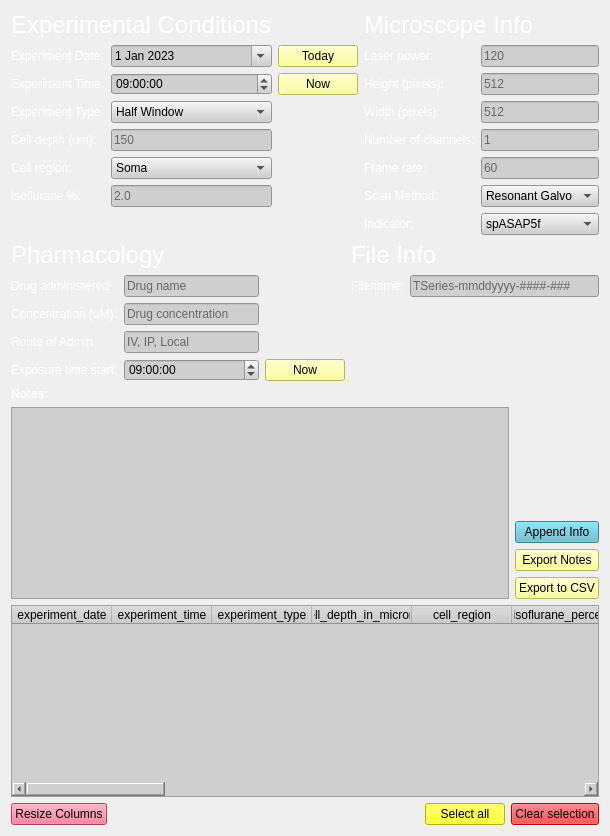
      <widget class="QWidget" name="imaging_info">
       <attribute name="title">
        <string>Imaging Info</string>
       </attribute>
       <layout class="QGridLayout" name="gridLayout_16">
        <item row="19" column="5">
         <widget class="QPushButton" name="button_select_all_imaging">
          <property name="sizePolicy">
           <sizepolicy hsizetype="Maximum" vsizetype="Fixed">
            <horstretch>0</horstretch>
            <verstretch>0</verstretch>
           </sizepolicy>
          </property>
          <property name="styleSheet">
           <string notr="true">background-color: rgb(255, 255, 0);</string>
          </property>
          <property name="text">
           <string>Select all</string>
          </property>
         </widget>
        </item>
        <item row="19" column="0">
         <widget class="QPushButton" name="button_resize_columns_imaging">
          <property name="styleSheet">
           <string notr="true">background-color: rgb(255, 85, 127);</string>
          </property>
          <property name="text">
           <string>Resize Columns</string>
          </property>
         </widget>
        </item>
        <item row="5" column="0" rowspan="2" colspan="7">
         <layout class="QGridLayout" name="gridLayout_18">
          <property name="sizeConstraint">
           <enum>QLayout::SetDefaultConstraint</enum>
          </property>
          <item row="0" column="0">
           <widget class="QLabel" name="label_pharmacology_imaging">
            <property name="font">
             <font>
              <pointsize>18</pointsize>
             </font>
            </property>
            <property name="text">
             <string>&lt;html&gt;&lt;head/&gt;&lt;body&gt;&lt;p&gt;&lt;span style=&quot; color:#ffffff;&quot;&gt;Pharmacology&lt;/span&gt;&lt;/p&gt;&lt;/body&gt;&lt;/html&gt;</string>
            </property>
           </widget>
          </item>
          <item row="2" column="0">
           <layout class="QFormLayout" name="formLayout_41">
            <item row="0" column="0">
             <widget class="QLabel" name="label_drug_administered_imaging">
              <property name="text">
               <string>&lt;html&gt;&lt;head/&gt;&lt;body&gt;&lt;p&gt;&lt;span style=&quot; color:#ffffff;&quot;&gt;Drug administered&lt;/span&gt;&lt;/p&gt;&lt;/body&gt;&lt;/html&gt;</string>
              </property>
              <property name="buddy">
               <cstring>info_drug_administered_imaging</cstring>
              </property>
             </widget>
            </item>
            <item row="0" column="1">
             <widget class="QLineEdit" name="info_drug_administered_imaging">
              <property name="styleSheet">
               <string notr="true">background-color: rgb(207, 207, 207);</string>
              </property>
              <property name="placeholderText">
               <string>Drug name</string>
              </property>
             </widget>
            </item>
            <item row="1" column="0">
             <widget class="QLabel" name="label_drug_concentration_imaging">
              <property name="text">
               <string>&lt;html&gt;&lt;head/&gt;&lt;body&gt;&lt;p&gt;&lt;span style=&quot; color:#ffffff;&quot;&gt;Concentration (uM):&lt;/span&gt;&lt;/p&gt;&lt;/body&gt;&lt;/html&gt;</string>
              </property>
              <property name="buddy">
               <cstring>info_drug_concentration_micromolar_imaging</cstring>
              </property>
             </widget>
            </item>
            <item row="1" column="1">
             <widget class="QLineEdit" name="info_drug_concentration_micromolar_imaging">
              <property name="styleSheet">
               <string notr="true">background-color: rgb(207, 207, 207);</string>
              </property>
              <property name="placeholderText">
               <string>Drug concentration</string>
              </property>
             </widget>
            </item>
            <item row="2" column="0">
             <widget class="QLabel" name="label_drug_route_of_admin_imaging">
              <property name="text">
               <string>&lt;html&gt;&lt;head/&gt;&lt;body&gt;&lt;p&gt;&lt;span style=&quot; color:#ffffff;&quot;&gt;Route of Admin&lt;/span&gt;&lt;/p&gt;&lt;/body&gt;&lt;/html&gt;</string>
              </property>
              <property name="buddy">
               <cstring>info_drug_route_of_admin_imaging</cstring>
              </property>
             </widget>
            </item>
            <item row="2" column="1">
             <widget class="QLineEdit" name="info_drug_route_of_admin_imaging">
              <property name="styleSheet">
               <string notr="true">background-color: rgb(207, 207, 207);</string>
              </property>
              <property name="placeholderText">
               <string>IV, IP, Local</string>
              </property>
             </widget>
            </item>
            <item row="3" column="0">
             <widget class="QLabel" name="label_drug_exposure_time_start_imaging">
              <property name="text">
               <string>&lt;html&gt;&lt;head/&gt;&lt;body&gt;&lt;p&gt;&lt;span style=&quot; color:#ffffff;&quot;&gt;Exposure time start:&lt;/span&gt;&lt;/p&gt;&lt;/body&gt;&lt;/html&gt;</string>
              </property>
              <property name="buddy">
               <cstring>info_drug_exposure_time_start_imaging</cstring>
              </property>
             </widget>
            </item>
            <item row="3" column="1">
             <widget class="QTimeEdit" name="info_drug_exposure_time_start_imaging">
              <property name="styleSheet">
               <string notr="true">background-color: rgb(207, 207, 207);</string>
              </property>
              <property name="dateTime">
               <datetime>
                <hour>9</hour>
                <minute>0</minute>
                <second>0</second>
                <year>2000</year>
                <month>1</month>
                <day>1</day>
               </datetime>
              </property>
              <property name="calendarPopup">
               <bool>true</bool>
              </property>
             </widget>
            </item>
           </layout>
          </item>
          <item row="2" column="1">
           <layout class="QVBoxLayout" name="verticalLayout_5">
            <item>
             <spacer name="verticalSpacer_12">
              <property name="orientation">
               <enum>Qt::Vertical</enum>
              </property>
              <property name="sizeHint" stdset="0">
               <size>
                <width>20</width>
                <height>40</height>
               </size>
              </property>
             </spacer>
            </item>
            <item>
             <widget class="QPushButton" name="button_now_drug_imaging">
              <property name="styleSheet">
               <string notr="true">background-color: rgb(255, 255, 127);</string>
              </property>
              <property name="text">
               <string>Now</string>
              </property>
             </widget>
            </item>
           </layout>
          </item>
          <item row="2" column="2">
           <layout class="QFormLayout" name="formLayout_9">
            <item row="0" column="0">
             <widget class="QLabel" name="label_fname_imaging">
              <property name="text">
               <string>&lt;html&gt;&lt;head/&gt;&lt;body&gt;&lt;p&gt;&lt;span style=&quot; color:#ffffff;&quot;&gt;Filename:&lt;/span&gt;&lt;/p&gt;&lt;/body&gt;&lt;/html&gt;</string>
              </property>
              <property name="buddy">
               <cstring>info_fname_imaging</cstring>
              </property>
             </widget>
            </item>
            <item row="0" column="1">
             <widget class="QLineEdit" name="info_fname_imaging">
              <property name="styleSheet">
               <string notr="true">background-color: rgb(207, 207, 207);</string>
              </property>
              <property name="placeholderText">
               <string>TSeries-mmddyyyy-####-###</string>
              </property>
             </widget>
            </item>
           </layout>
          </item>
          <item row="0" column="2">
           <widget class="QLabel" name="label_file_info_imaging">
            <property name="font">
             <font>
              <pointsize>18</pointsize>
             </font>
            </property>
            <property name="text">
             <string>&lt;html&gt;&lt;head/&gt;&lt;body&gt;&lt;p&gt;&lt;span style=&quot; color:#ffffff;&quot;&gt;File Info&lt;/span&gt;&lt;/p&gt;&lt;/body&gt;&lt;/html&gt;</string>
            </property>
           </widget>
          </item>
         </layout>
        </item>
        <item row="19" column="6">
         <widget class="QPushButton" name="button_clear_selection_imaging">
          <property name="styleSheet">
           <string notr="true">background-color: rgb(255, 0, 0);</string>
          </property>
          <property name="text">
           <string>Clear selection</string>
          </property>
         </widget>
        </item>
        <item row="15" column="0" colspan="7">
         <layout class="QGridLayout" name="gridLayout_20">
          <item row="1" column="0">
           <widget class="QLabel" name="label_notes_imaging">
            <property name="text">
             <string>&lt;html&gt;&lt;head/&gt;&lt;body&gt;&lt;p&gt;&lt;span style=&quot; font-weight:600; color:#ffffff;&quot;&gt;Notes:&lt;/span&gt;&lt;/p&gt;&lt;/body&gt;&lt;/html&gt;</string>
            </property>
            <property name="buddy">
             <cstring>info_experiment_notes_imaging</cstring>
            </property>
           </widget>
          </item>
          <item row="2" column="1">
           <layout class="QVBoxLayout" name="verticalLayout_4">
            <item>
             <spacer name="verticalSpacer_14">
              <property name="orientation">
               <enum>Qt::Vertical</enum>
              </property>
              <property name="sizeHint" stdset="0">
               <size>
                <width>20</width>
                <height>40</height>
               </size>
              </property>
             </spacer>
            </item>
            <item>
             <widget class="QPushButton" name="button_append_info_imaging">
              <property name="styleSheet">
               <string notr="true">background-color: rgb(85, 180, 200);</string>
              </property>
              <property name="text">
               <string>Append Info</string>
              </property>
             </widget>
            </item>
            <item>
             <widget class="QPushButton" name="button_export_notes_imaging">
              <property name="styleSheet">
               <string notr="true">background-color: rgb(255, 255, 127);</string>
              </property>
              <property name="text">
               <string>Export Notes</string>
              </property>
             </widget>
            </item>
            <item>
             <widget class="QPushButton" name="button_export_to_csv_imaging">
              <property name="styleSheet">
               <string notr="true">background-color: rgb(255, 255, 127);</string>
              </property>
              <property name="text">
               <string>Export to CSV</string>
              </property>
             </widget>
            </item>
           </layout>
          </item>
          <item row="2" column="0">
           <widget class="QTextEdit" name="info_experiment_notes_imaging">
            <property name="styleSheet">
             <string notr="true">background-color: rgb(207, 207, 207);</string>
            </property>
           </widget>
          </item>
         </layout>
        </item>
        <item row="1" column="0" rowspan="2" colspan="7">
         <layout class="QGridLayout" name="gridLayout_17">
          <item row="0" column="2">
           <widget class="QLabel" name="label_microscope_info_imaging">
            <property name="font">
             <font>
              <pointsize>18</pointsize>
             </font>
            </property>
            <property name="text">
             <string>&lt;html&gt;&lt;head/&gt;&lt;body&gt;&lt;p&gt;&lt;span style=&quot; color:#ffffff;&quot;&gt;Microscope Info&lt;/span&gt;&lt;/p&gt;&lt;/body&gt;&lt;/html&gt;</string>
            </property>
           </widget>
          </item>
          <item row="0" column="0">
           <widget class="QLabel" name="label_experiment_info_imaging">
            <property name="font">
             <font>
              <pointsize>18</pointsize>
             </font>
            </property>
            <property name="text">
             <string>&lt;html&gt;&lt;head/&gt;&lt;body&gt;&lt;p&gt;&lt;span style=&quot; color:#ffffff;&quot;&gt;Experimental Conditions&lt;/span&gt;&lt;/p&gt;&lt;/body&gt;&lt;/html&gt;</string>
            </property>
           </widget>
          </item>
          <item row="1" column="0">
           <layout class="QFormLayout" name="formLayout_21">
            <item row="0" column="0">
             <widget class="QLabel" name="label_experiment_date_imaging">
              <property name="text">
               <string>&lt;html&gt;&lt;head/&gt;&lt;body&gt;&lt;p&gt;&lt;span style=&quot; color:#ffffff;&quot;&gt;Experiment Date:&lt;/span&gt;&lt;/p&gt;&lt;/body&gt;&lt;/html&gt;</string>
              </property>
              <property name="buddy">
               <cstring>info_experiment_date_imaging</cstring>
              </property>
             </widget>
            </item>
            <item row="0" column="1">
             <widget class="QDateEdit" name="info_experiment_date_imaging">
              <property name="styleSheet">
               <string notr="true">background-color: rgb(207, 207, 207);</string>
              </property>
              <property name="dateTime">
               <datetime>
                <hour>0</hour>
                <minute>0</minute>
                <second>0</second>
                <year>2023</year>
                <month>1</month>
                <day>1</day>
               </datetime>
              </property>
              <property name="calendarPopup">
               <bool>true</bool>
              </property>
             </widget>
            </item>
            <item row="1" column="0">
             <widget class="QLabel" name="label_experiment_time_imaging">
              <property name="text">
               <string>&lt;html&gt;&lt;head/&gt;&lt;body&gt;&lt;p&gt;&lt;span style=&quot; color:#ffffff;&quot;&gt;Experiment Time:&lt;/span&gt;&lt;/p&gt;&lt;/body&gt;&lt;/html&gt;</string>
              </property>
              <property name="buddy">
               <cstring>info_experiment_time_imaging</cstring>
              </property>
             </widget>
            </item>
            <item row="1" column="1">
             <widget class="QTimeEdit" name="info_experiment_time_imaging">
              <property name="styleSheet">
               <string notr="true">background-color: rgb(207, 207, 207);</string>
              </property>
              <property name="dateTime">
               <datetime>
                <hour>9</hour>
                <minute>0</minute>
                <second>0</second>
                <year>2000</year>
                <month>1</month>
                <day>1</day>
               </datetime>
              </property>
              <property name="calendarPopup">
               <bool>true</bool>
              </property>
             </widget>
            </item>
            <item row="2" column="0">
             <widget class="QLabel" name="label_experiment_type_imaging">
              <property name="text">
               <string>&lt;html&gt;&lt;head/&gt;&lt;body&gt;&lt;p&gt;&lt;span style=&quot; color:#ffffff;&quot;&gt;Experiment Type:&lt;/span&gt;&lt;/p&gt;&lt;/body&gt;&lt;/html&gt;</string>
              </property>
              <property name="buddy">
               <cstring>info_experiment_type_imaging</cstring>
              </property>
             </widget>
            </item>
            <item row="2" column="1">
             <widget class="QComboBox" name="info_experiment_type_imaging">
              <property name="styleSheet">
               <string notr="true">background-color: rgb(207, 207, 207);</string>
              </property>
              <item>
               <property name="text">
                <string>Half Window</string>
               </property>
              </item>
              <item>
               <property name="text">
                <string>Chronic Window</string>
               </property>
              </item>
             </widget>
            </item>
            <item row="3" column="0">
             <widget class="QLabel" name="label_cell_depth_imaging">
              <property name="text">
               <string>&lt;html&gt;&lt;head/&gt;&lt;body&gt;&lt;p&gt;&lt;span style=&quot; color:#ffffff;&quot;&gt;Cell depth (um):&lt;/span&gt;&lt;/p&gt;&lt;/body&gt;&lt;/html&gt;</string>
              </property>
              <property name="buddy">
               <cstring>info_cell_depth_imaging</cstring>
              </property>
             </widget>
            </item>
            <item row="3" column="1">
             <widget class="QLineEdit" name="info_cell_depth_imaging">
              <property name="styleSheet">
               <string notr="true">background-color: rgb(207, 207, 207);</string>
              </property>
              <property name="placeholderText">
               <string>150</string>
              </property>
             </widget>
            </item>
            <item row="4" column="0">
             <widget class="QLabel" name="label_cell_region_imaging">
              <property name="text">
               <string>&lt;html&gt;&lt;head/&gt;&lt;body&gt;&lt;p&gt;&lt;span style=&quot; color:#ffffff;&quot;&gt;Cell region:&lt;/span&gt;&lt;/p&gt;&lt;/body&gt;&lt;/html&gt;</string>
              </property>
              <property name="buddy">
               <cstring>info_cell_region_imaging</cstring>
              </property>
             </widget>
            </item>
            <item row="4" column="1">
             <widget class="QComboBox" name="info_cell_region_imaging">
              <property name="styleSheet">
               <string notr="true">background-color: rgb(207, 207, 207);</string>
              </property>
              <item>
               <property name="text">
                <string>Soma</string>
               </property>
              </item>
              <item>
               <property name="text">
                <string>Dendrite</string>
               </property>
              </item>
              <item>
               <property name="text">
                <string>Axon</string>
               </property>
              </item>
             </widget>
            </item>
            <item row="5" column="0">
             <widget class="QLabel" name="label_isoflurane_percent_imaging">
              <property name="text">
               <string>&lt;html&gt;&lt;head/&gt;&lt;body&gt;&lt;p&gt;&lt;span style=&quot; color:#ffffff;&quot;&gt;Isoflurane %:&lt;/span&gt;&lt;/p&gt;&lt;/body&gt;&lt;/html&gt;</string>
              </property>
              <property name="buddy">
               <cstring>info_isoflurane_percent_imaging</cstring>
              </property>
             </widget>
            </item>
            <item row="5" column="1">
             <widget class="QLineEdit" name="info_isoflurane_percent_imaging">
              <property name="styleSheet">
               <string notr="true">background-color: rgb(207, 207, 207);</string>
              </property>
              <property name="placeholderText">
               <string>2.0</string>
              </property>
             </widget>
            </item>
           </layout>
          </item>
          <item row="1" column="2">
           <layout class="QFormLayout" name="formLayout_5">
            <item row="0" column="0">
             <widget class="QLabel" name="label_laser_power_imaging">
              <property name="text">
               <string>&lt;html&gt;&lt;head/&gt;&lt;body&gt;&lt;p&gt;&lt;span style=&quot; color:#ffffff;&quot;&gt;Laser power:&lt;/span&gt;&lt;/p&gt;&lt;/body&gt;&lt;/html&gt;</string>
              </property>
              <property name="buddy">
               <cstring>info_laser_power_imaging</cstring>
              </property>
             </widget>
            </item>
            <item row="1" column="0">
             <widget class="QLabel" name="label_height_in_pixels_imaging">
              <property name="text">
               <string>&lt;html&gt;&lt;head/&gt;&lt;body&gt;&lt;p&gt;&lt;span style=&quot; color:#ffffff;&quot;&gt;Height (pixels):&lt;/span&gt;&lt;/p&gt;&lt;/body&gt;&lt;/html&gt;</string>
              </property>
              <property name="buddy">
               <cstring>info_height_in_pixels_imaging</cstring>
              </property>
             </widget>
            </item>
            <item row="2" column="0">
             <widget class="QLabel" name="label_width_in_pixels_imaging">
              <property name="text">
               <string>&lt;html&gt;&lt;head/&gt;&lt;body&gt;&lt;p&gt;&lt;span style=&quot; color:#ffffff;&quot;&gt;Width (pixels):&lt;/span&gt;&lt;/p&gt;&lt;/body&gt;&lt;/html&gt;</string>
              </property>
              <property name="buddy">
               <cstring>info_width_in_pixels_imaging</cstring>
              </property>
             </widget>
            </item>
            <item row="3" column="0">
             <widget class="QLabel" name="label_num_channels_imaging">
              <property name="text">
               <string>&lt;html&gt;&lt;head/&gt;&lt;body&gt;&lt;p&gt;&lt;span style=&quot; color:#ffffff;&quot;&gt;Number of channels:&lt;/span&gt;&lt;/p&gt;&lt;/body&gt;&lt;/html&gt;</string>
              </property>
              <property name="buddy">
               <cstring>info_num_channels_imaging</cstring>
              </property>
             </widget>
            </item>
            <item row="4" column="0">
             <widget class="QLabel" name="label_frame_rate_imaging">
              <property name="text">
               <string>&lt;html&gt;&lt;head/&gt;&lt;body&gt;&lt;p&gt;&lt;span style=&quot; color:#ffffff;&quot;&gt;Frame rate:&lt;/span&gt;&lt;/p&gt;&lt;/body&gt;&lt;/html&gt;</string>
              </property>
              <property name="buddy">
               <cstring>info_frame_rate_imaging</cstring>
              </property>
             </widget>
            </item>
            <item row="0" column="1">
             <widget class="QLineEdit" name="info_laser_power_imaging">
              <property name="styleSheet">
               <string notr="true">background-color: rgb(207, 207, 207);</string>
              </property>
              <property name="placeholderText">
               <string>120</string>
              </property>
             </widget>
            </item>
            <item row="1" column="1">
             <widget class="QLineEdit" name="info_height_in_pixels_imaging">
              <property name="styleSheet">
               <string notr="true">background-color: rgb(207, 207, 207);</string>
              </property>
              <property name="placeholderText">
               <string>512</string>
              </property>
             </widget>
            </item>
            <item row="2" column="1">
             <widget class="QLineEdit" name="info_width_in_pixels_imaging">
              <property name="styleSheet">
               <string notr="true">background-color: rgb(207, 207, 207);</string>
              </property>
              <property name="placeholderText">
               <string>512</string>
              </property>
             </widget>
            </item>
            <item row="3" column="1">
             <widget class="QLineEdit" name="info_num_channels_imaging">
              <property name="styleSheet">
               <string notr="true">background-color: rgb(207, 207, 207);</string>
              </property>
              <property name="placeholderText">
               <string>1</string>
              </property>
             </widget>
            </item>
            <item row="4" column="1">
             <widget class="QLineEdit" name="info_frame_rate_imaging">
              <property name="styleSheet">
               <string notr="true">background-color: rgb(207, 207, 207);</string>
              </property>
              <property name="placeholderText">
               <string>60</string>
              </property>
             </widget>
            </item>
            <item row="5" column="0">
             <widget class="QLabel" name="label_scan_method_imaging">
              <property name="text">
               <string>&lt;html&gt;&lt;head/&gt;&lt;body&gt;&lt;p&gt;&lt;span style=&quot; color:#ffffff;&quot;&gt;Scan Method:&lt;/span&gt;&lt;/p&gt;&lt;/body&gt;&lt;/html&gt;</string>
              </property>
              <property name="buddy">
               <cstring>info_scan_method_imaging</cstring>
              </property>
             </widget>
            </item>
            <item row="5" column="1">
             <widget class="QComboBox" name="info_scan_method_imaging">
              <property name="styleSheet">
               <string notr="true">background-color: rgb(207, 207, 207);</string>
              </property>
              <item>
               <property name="text">
                <string>Resonant Galvo</string>
               </property>
              </item>
              <item>
               <property name="text">
                <string>Spiral</string>
               </property>
              </item>
              <item>
               <property name="text">
                <string>Galvo</string>
               </property>
              </item>
              <item>
               <property name="text">
                <string>SLM</string>
               </property>
              </item>
             </widget>
            </item>
            <item row="6" column="0">
             <widget class="QLabel" name="label_indicator_imaging">
              <property name="text">
               <string>&lt;html&gt;&lt;head/&gt;&lt;body&gt;&lt;p&gt;&lt;span style=&quot; color:#ffffff;&quot;&gt;Indicator:&lt;/span&gt;&lt;/p&gt;&lt;/body&gt;&lt;/html&gt;</string>
              </property>
              <property name="buddy">
               <cstring>info_indicator_imaging</cstring>
              </property>
             </widget>
            </item>
            <item row="6" column="1">
             <widget class="QComboBox" name="info_indicator_imaging">
              <property name="styleSheet">
               <string notr="true">background-color: rgb(207, 207, 207);</string>
              </property>
              <item>
               <property name="text">
                <string>spASAP5f</string>
               </property>
              </item>
              <item>
               <property name="text">
                <string>RFP-spASAP5f</string>
               </property>
              </item>
              <item>
               <property name="text">
                <string>Kv-ASAP5f</string>
               </property>
              </item>
              <item>
               <property name="text">
                <string>GCaMP6f</string>
               </property>
              </item>
              <item>
               <property name="text">
                <string>GCaMP6s</string>
               </property>
              </item>
              <item>
               <property name="text">
                <string>jR-GECO</string>
               </property>
              </item>
              <item>
               <property name="text">
                <string>jR-CAMP</string>
               </property>
              </item>
             </widget>
            </item>
           </layout>
          </item>
          <item row="1" column="1">
           <layout class="QVBoxLayout" name="verticalLayout_3">
            <item>
             <widget class="QPushButton" name="button_today_imaging">
              <property name="styleSheet">
               <string notr="true">background-color: rgb(255, 255, 127);</string>
              </property>
              <property name="text">
               <string>Today</string>
              </property>
             </widget>
            </item>
            <item>
             <widget class="QPushButton" name="button_now_imaging">
              <property name="styleSheet">
               <string notr="true">background-color: rgb(255, 255, 127);</string>
              </property>
              <property name="text">
               <string>Now</string>
              </property>
             </widget>
            </item>
            <item>
             <spacer name="verticalSpacer_11">
              <property name="orientation">
               <enum>Qt::Vertical</enum>
              </property>
              <property name="sizeHint" stdset="0">
               <size>
                <width>20</width>
                <height>40</height>
               </size>
              </property>
             </spacer>
            </item>
           </layout>
          </item>
         </layout>
        </item>
        <item row="18" column="0" colspan="7">
         <widget class="QTableWidget" name="table_data_imaging">
          <property name="styleSheet">
           <string notr="true">background-color: rgb(207, 207, 207);</string>
          </property>
          <column>
           <property name="text">
            <string>experiment_date</string>
           </property>
          </column>
          <column>
           <property name="text">
            <string>experiment_time</string>
           </property>
          </column>
          <column>
           <property name="text">
            <string>experiment_type</string>
           </property>
          </column>
          <column>
           <property name="text">
            <string>cell_depth_in_microns</string>
           </property>
          </column>
          <column>
           <property name="text">
            <string>cell_region</string>
           </property>
          </column>
          <column>
           <property name="text">
            <string>isoflurane_percent</string>
           </property>
          </column>
          <column>
           <property name="text">
            <string>laser_power</string>
           </property>
          </column>
          <column>
           <property name="text">
            <string>height_in_pixels</string>
           </property>
          </column>
          <column>
           <property name="text">
            <string>width_in_pixels</string>
           </property>
          </column>
          <column>
           <property name="text">
            <string>num_channels</string>
           </property>
          </column>
          <column>
           <property name="text">
            <string>scan_method</string>
           </property>
          </column>
          <column>
           <property name="text">
            <string>frame_rate</string>
           </property>
          </column>
          <column>
           <property name="text">
            <string>indicator</string>
           </property>
          </column>
          <column>
           <property name="text">
            <string>drug_administered</string>
           </property>
          </column>
          <column>
           <property name="text">
            <string>drug_concentration</string>
           </property>
          </column>
          <column>
           <property name="text">
            <string>route_of_admin</string>
           </property>
          </column>
          <column>
           <property name="text">
            <string>drug_exposure_start_time</string>
           </property>
          </column>
          <column>
           <property name="text">
            <string>animal_id</string>
           </property>
          </column>
          <column>
           <property name="text">
            <string>file_name</string>
           </property>
          </column>
          <column>
           <property name="text">
            <string>notes</string>
           </property>
          </column>
         </widget>
        </item>
       </layout>
      </widget>
